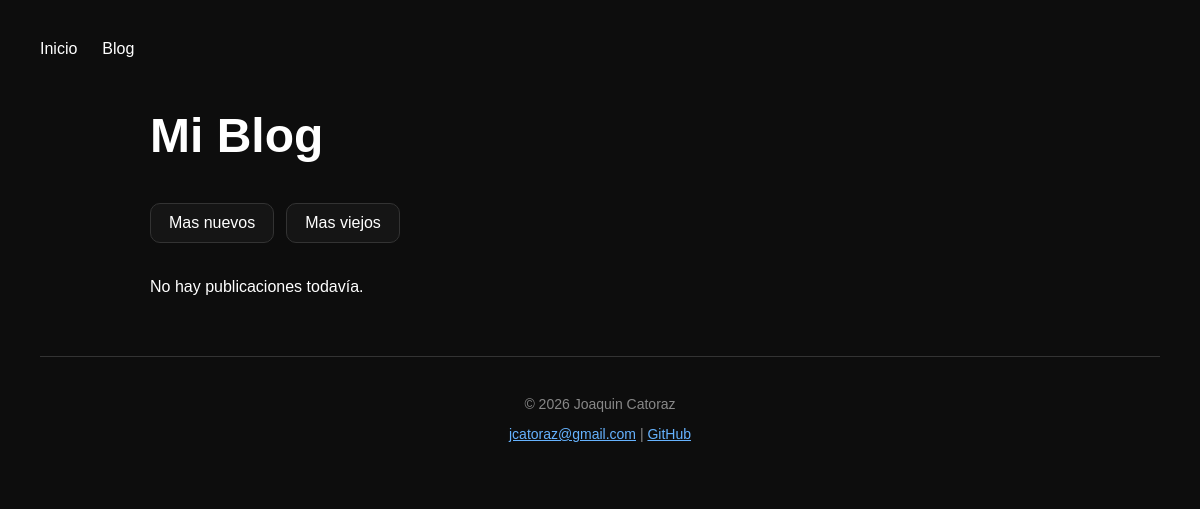
Before: /blog/categoria/historia/ with the older database file.
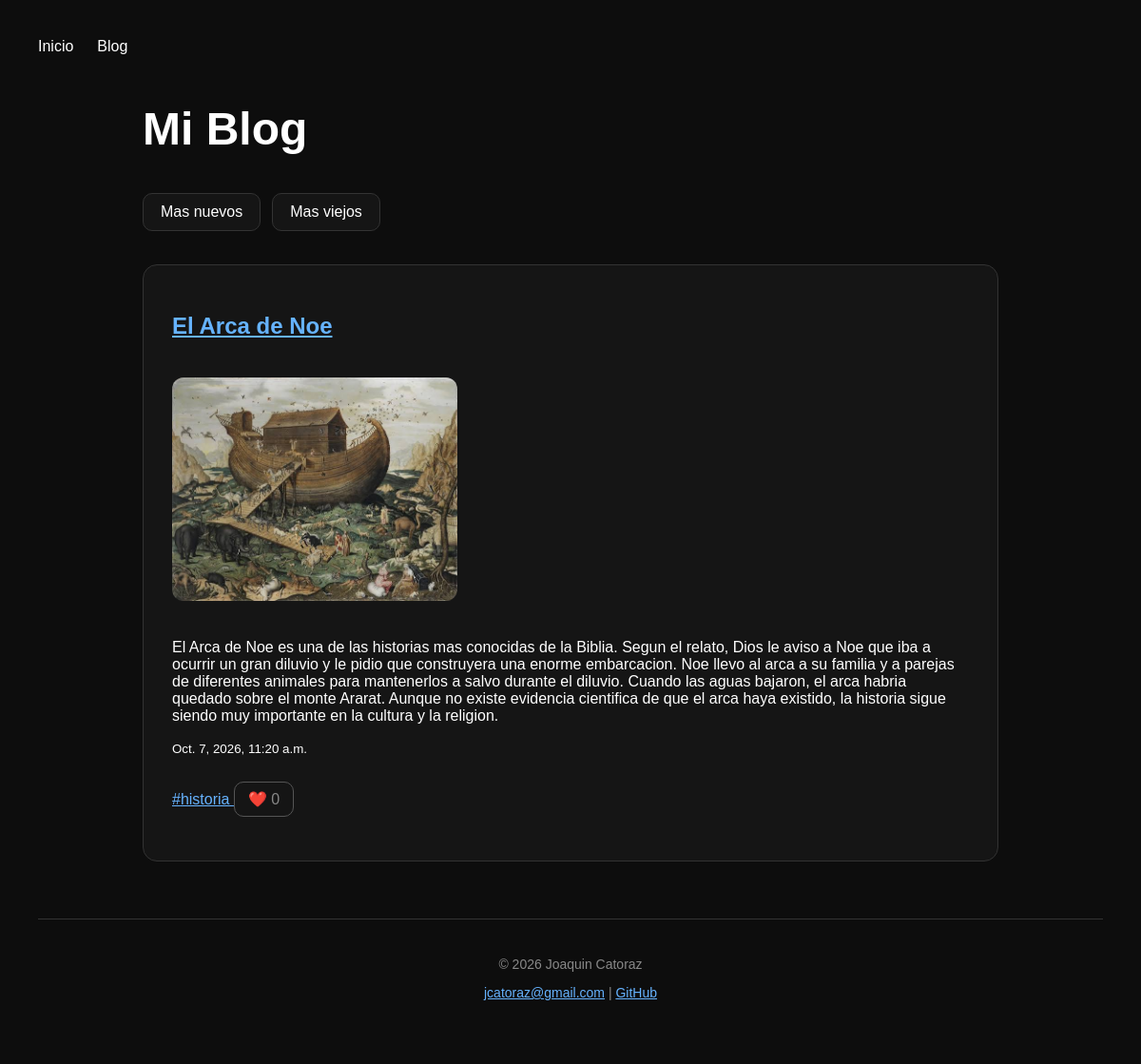
After: the same page with the newer database file.
### blog/models.py (models this page shows, shortened)
class Post(models.Model):
    CATEGORIAS = [
        ("paises", "Paises"),
        ("deportes", "Deportes"),
        ("educacion", "Educacion"),
        ("cocina", "Cocina"),
        ("historia", "Historia"),
        ("ciencia", "Ciencia"),
        ("curiosidades", "Curiosidades"),
    ]
    titulo = models.CharField(max_length=200)
    texto = models.TextField()
    imagen = models.ImageField(upload_to="posts/", blank=True, null=True)
    categoria = models.CharField(max_length=20, choices=CATEGORIAS, default="curiosidades")
    likes = models.IntegerField(default=0)
    fecha = models.DateTimeField(auto_now_add=True)

### blog/views.py (the view)
# urls.py: path("categoria/<str:categoria>/", views.filtrar_categoria, name="filtrar_categoria"),
def filtrar_categoria(request, categoria):
    posts = Post.objects.filter(categoria=categoria).order_by("-fecha")
    likes = request.session.get("likes", [])
    return render(request, "blog/lista_posts.html", {
        "posts": posts,
        "likes": likes
    })

### blog/templates/blog/lista_posts.html (shortened to what this page needs)
{% load static %}
<!DOCTYPE html>
<html lang="es">
<head>
    <link rel="stylesheet" href="{% static 'blog/styles.css' %}">
</head>
<body>
    <nav>
        <a href="/">Inicio</a>
        <a href="/blog/">Blog</a>
    </nav>
    <main>
        <h1>Mi Blog</h1>
        <div style="display: flex; gap: 12px; margin-bottom: 35px;">
            <a href="{% url 'blog:ordenar_posts' 'nuevo' %}"
            style="padding: 10px 18px; background: #151515; border: 1px solid #333; border-radius: 10px; color: white; text-decoration: none;">
                Mas nuevos
            </a>
            <a href="{% url 'blog:ordenar_posts' 'viejo' %}"
            style="padding: 10px 18px; background: #151515; border: 1px solid #333; border-radius: 10px; color: white; text-decoration: none;">
                Mas viejos
            </a>
        </div>
        {% for post in posts %}
            <article>
                <h2>
                    <a href="{% url 'blog:detalle_post' post.id %}">
                        {{ post.titulo }}
                    </a>
                </h2>
                {% if post.imagen %}
                    <img src="{{ post.imagen.url }}" width="300">
                {% endif %}
                <p>{{ post.texto }}</p>
                <small>{{ post.fecha }}</small>
                <p>
                    <a href="{% url 'blog:filtrar_categoria' post.categoria %}">
                        #{{ post.categoria }}
                    </a>
                    {% if post.id in likes %}
                    <a href="{% url 'blog:dar_like' post.id %}"
                    style="display: inline-block; margin-top: 10px; padding: 8px 14px; background: #151515; border: 1px solid #ff4d4d; border-radius: 10px; color: #ff4d4d; text-decoration: none;">
                        ❤️ {{ post.likes }}
                    </a>
                {% else %}
                    <a href="{% url 'blog:dar_like' post.id %}"
                    style="display: inline-block; margin-top: 10px; padding: 8px 14px; background: #151515; border: 1px solid #555; border-radius: 10px; color: #888; text-decoration: none;">
                        ❤️ {{ post.likes }}
                    </a>
                {% endif %}
                </p>
            </article>
        {% empty %}
            <p>No hay publicaciones todavía.</p>
        {% endfor %}
    </main>
    <footer>
        <p>© 2026 Joaquin Catoraz</p>
        <p>
            <a href="mailto:TU_MAIL">jcatoraz@gmail.com</a>
            |
            <a href="https://github.com/jcatoraz-arch" target="_blank">GitHub</a>
        </p>
    </footer>
</body>
</html>

Changed rows visible on the page:
added Post: titulo "El Arca de Noe", imagen (picture), texto "El Arca de Noe es una de las historias mas conocidas de la Biblia. Segun el relato, Dios le aviso a Noe que iba a ocurrir un gran diluvio y le pidio que construyera una enorme embarcacion. Noe llevo al arca a su familia y a parejas de diferentes animales para mantenerlos a salvo durante el diluvio. Cuando las aguas bajaron, el arca habria quedado sobre el monte Ararat. Aunque no existe evidencia cientifica de que el arca haya existido, la historia sigue siendo muy importante en la cultura y la religion.", fecha "Oct. 7, 2026, 11:20 a.m.", categoria "historia", likes "0"
Other visible differences:
text no longer shown: "No hay publicaciones todavía."
